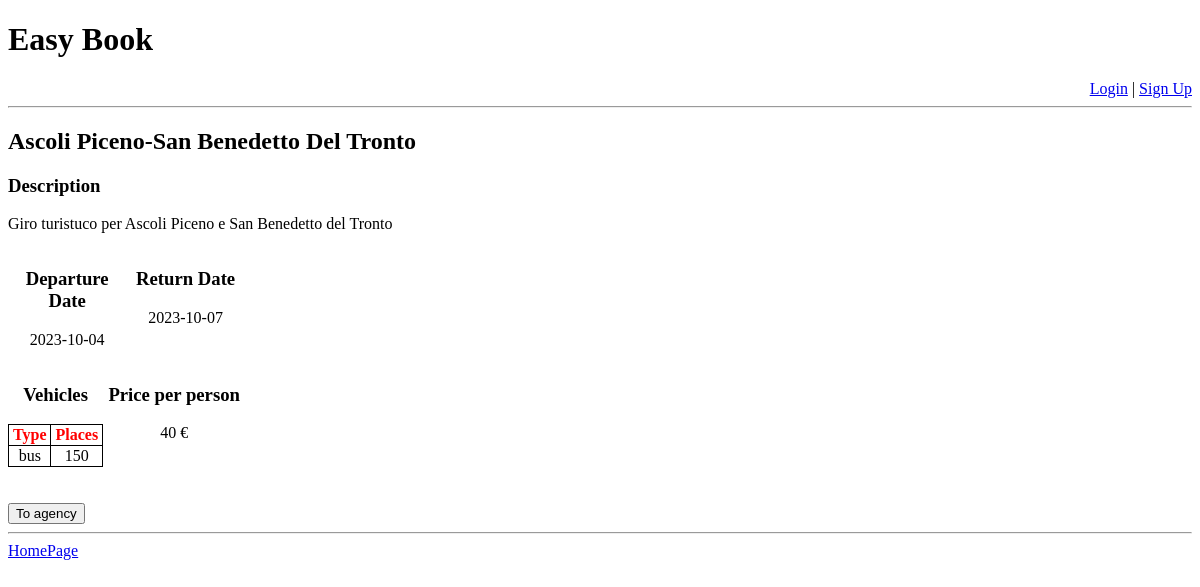
Screenshot of /agency/info_travel.php?travel=10 with the database file from the repository.
### tables this page shows
CREATE TABLE `viaggio` (
  `id` int NOT NULL,
  `postiDisponibili` int NOT NULL,
  `dataPartenza` date NOT NULL,
  `dataArrivo` date NOT NULL,
  `prezzo` int NOT NULL,
  `id_agenzia` int NOT NULL,
  `id_itinerario` int NOT NULL
);

CREATE TABLE `itinerario` (
  `id` int NOT NULL,
  `descrizione` tinytext
);

CREATE TABLE `mezzo` (
  `id` int NOT NULL,
  `tipo` varchar(50) NOT NULL,
  `annoImmatricolazione` year NOT NULL,
  `postiDisponibili` int NOT NULL,
  `id_agenzia` int NOT NULL
);

### agency/info_travel.php (the view, shortened to what this page needs)
<!DOCTYPE html>
<html lang="en">
<head>
    <link rel="stylesheet" href="../style/style.css">
</head>
<body>
    <h1>Easy Book</h1>
    <?php
    include_once("../database/dbConnection.php");
    $conn = OpenCon();
    $travel_id = $_GET["travel"];
    $dest_query = 'SELECT l.nome
                FROM localita as l, itinerario_localita as il
                WHERE l.id = il.id_localita
                AND il.id_itinerario =
                    (SELECT v.id_itinerario
                    FROM viaggio as v
                    WHERE v.id = \'' . $travel_id . '\');';
    $dest = $conn->query($dest_query);
    $cities = "";
    foreach ($dest as $c) {
        $cities .= ($c["nome"] . '-');
    }
    $cities = substr_replace($cities, "", -1);
    ?>
    <hr>
    <h2><?php echo ($cities); ?></h2>
    <?php
    $travel_query = 'SELECT v.dataPartenza as depart, v.dataArrivo as retu, i.descrizione as descr, v.prezzo as price
                FROM viaggio as v, itinerario as i
                WHERE v.id = \'' . $travel_id . '\'
                AND i.id = v.id_itinerario;';
    $trv = $conn->query($travel_query)->fetch_array();
    echo ("<h3>Description</h3>");
    if (strlen($trv["descr"]) > 0) {
        $str = $trv["descr"];
    } else {
        $str = "Description not available.";
    }
    echo ("<p>{$str}</p>");
    ?>
    <div style="display: flex">
        <section style="flex-basis: 10%; text-align: center">
            <h3>Departure Date</h3>
            <p><?php echo ($trv["depart"]); ?></p>
        </section>
        <section style="flex-basis: 10%; text-align: center">
            <h3>Return Date</h3>
            <p><?php echo ($trv["retu"]); ?></p>
        </section>
    </div>
    <div style="display: flex">
        <section style="text-align: center">
            <h3>Vehicles</h3>
            <?php
            $vehi_query = 'SELECT m.tipo, m.id, m.postiDisponibili
                        FROM mezzo as m, viaggio_mezzo as vm
                        WHERE m.id = vm.id_mezzo
                        AND vm.id_viaggio = \'' . $travel_id . '\';';
            $vehi = $conn->query($vehi_query);
            ?>
            <table style="text-align: center" class="row">
                <tr>
                    <th class="row">Type</th>
                    <th class="row">Places</th>
                </tr>
                <?php
                foreach ($vehi as $x) {
                    echo ("<tr>");
                    echo ("<td class=\"col\">{$x["tipo"]}</td>");
                    echo ("<td class=\"col\">{$x["postiDisponibili"]}</td>");
                    echo ("</tr>");
                }
                ?>
            </table>
        </section>
        <section style="flex-basis: 12%; text-align: center">
            <h3>Price per person</h3>
            <p><?php echo ($trv["price"]); ?> €</p>
        </section>
    </div>
    <br>
    <?php
    $agency_name = str_replace(' ', '+', $_SESSION["agency"]);
    echo ("<br><button onclick=\"location.href='info_agency.php?agency={$agency_name}'\">To agency</button>");
    ?>
    <footer>
        <hr>
        <a href="../index.php">HomePage</a>
    </footer>
</body>
</html>

### agency/info_travel.php (style rules this page uses)
.row { border: 1px solid black; border-collapse: collapse; padding-left: 4px; padding-right: 4px; color: red; width: auto; }
.col { border: 1px solid black; border-collapse: collapse; padding-left: 4px; padding-right: 4px; color: black; width: auto; }

### rows the page displays
viaggio: id_itinerario.descrizione "Giro turistuco per Ascoli Piceno e San Benedetto del Tronto", dataPartenza "2023-10-04", dataArrivo "2023-10-07", prezzo "40"
mezzo: tipo "bus", postiDisponibili "150"

### other values shown
$cities "Ascoli Piceno-San Benedetto Del Tronto"
